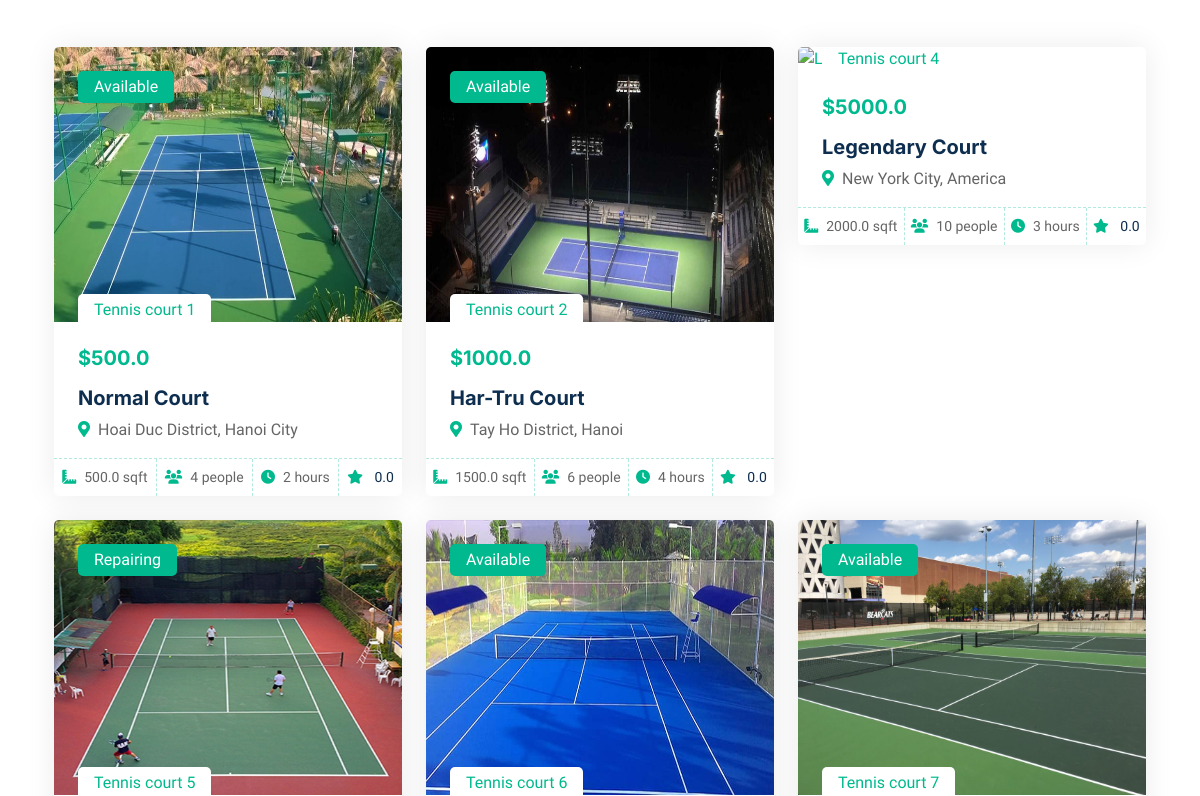
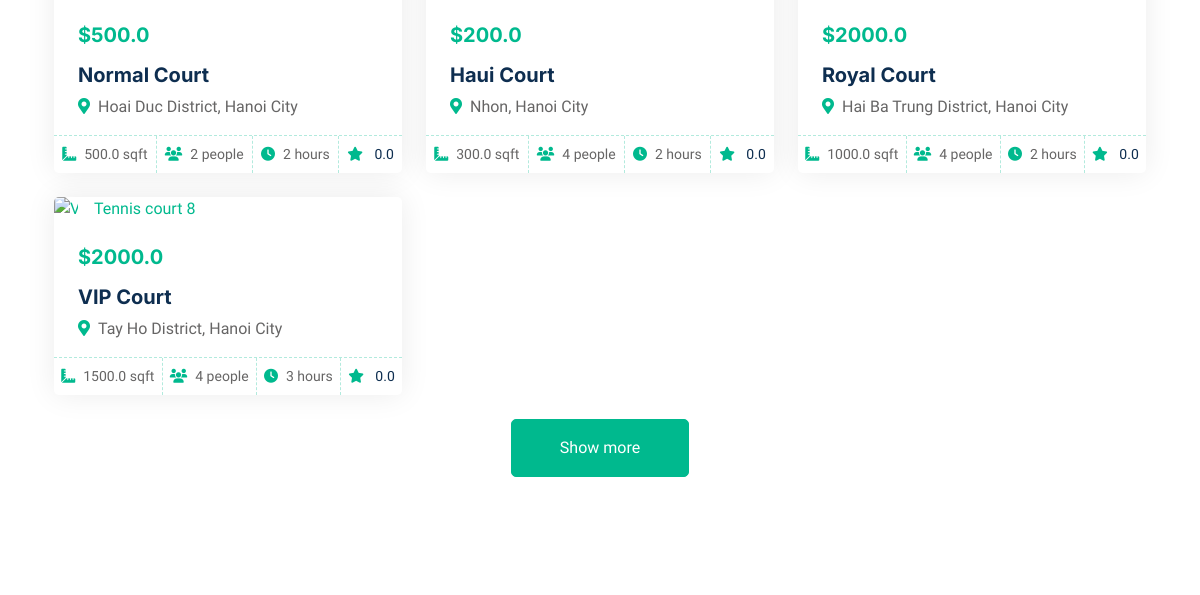
Page /property_list/ (middle part) on the earlier database version (2 pictures, top to bottom).
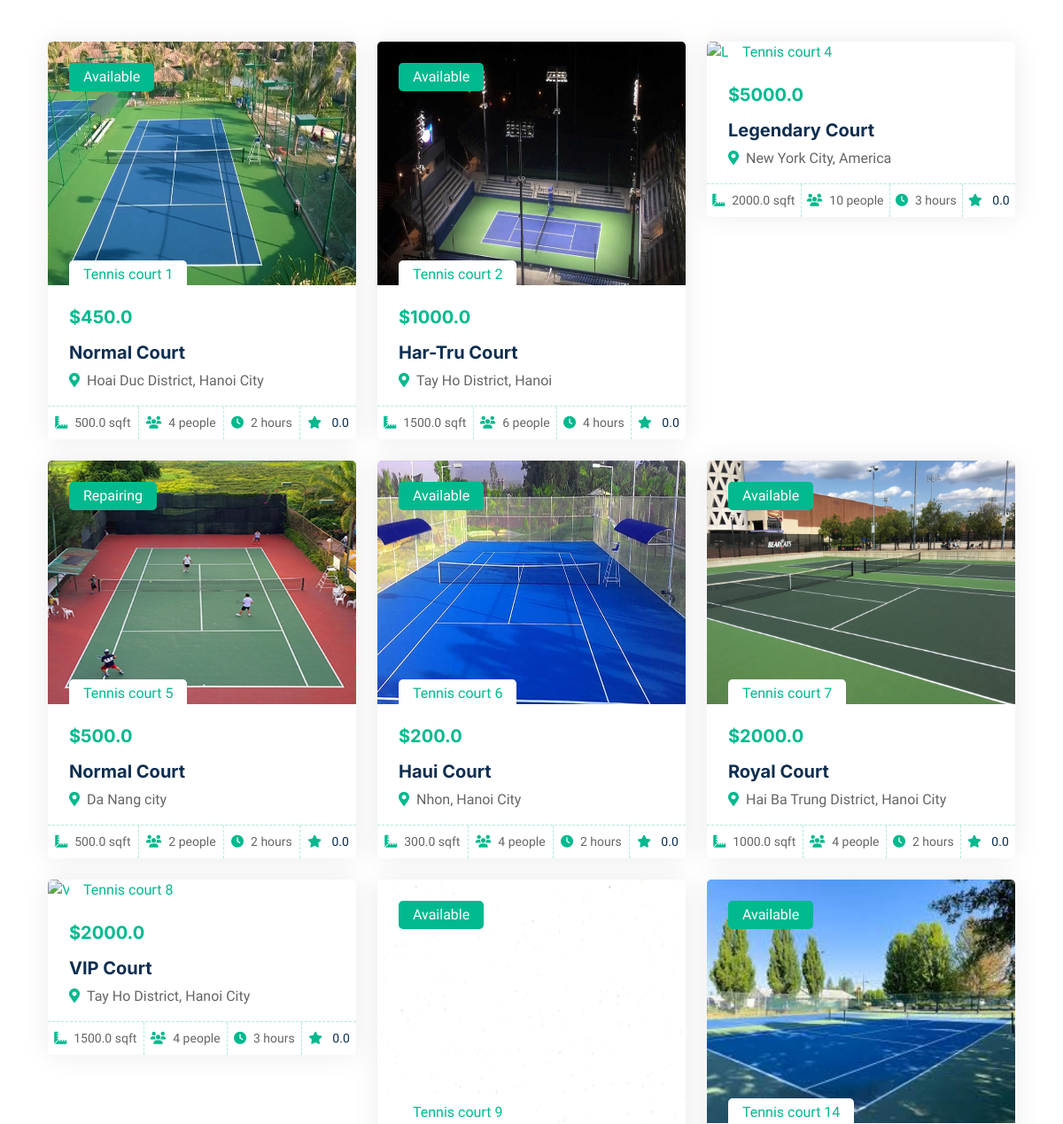
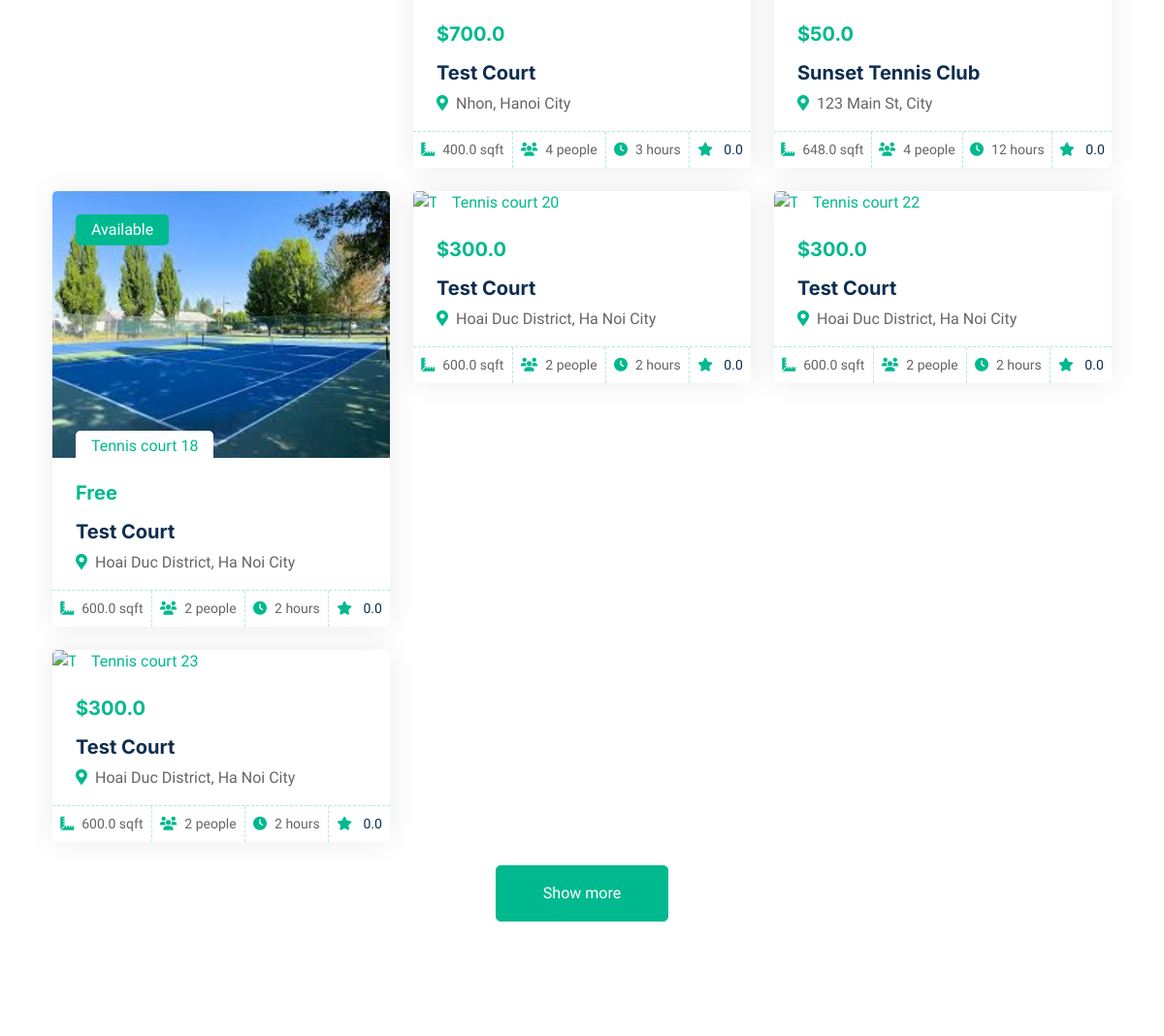
Same page on the later database version (2 pictures, top to bottom).
### home/models.py (models this page shows, shortened)
class Tennis(models.Model):
    STATUS_CHOICES = [
        ('Available', 'Available'),
        ('Repairing', 'Repairing'),
    ]
    name = models.CharField(max_length=255, null=True)
    price = models.FloatField()
    squared = models.FloatField()
    limit = models.IntegerField()
    court_address = models.CharField(max_length=255, null=True)
    status = models.CharField(max_length=10, choices=STATUS_CHOICES, default='Available')
    image = models.ImageField(null=True, blank=True)
    hours = models.IntegerField()
    brief = models.CharField(max_length=100000, null=True)
    playTime = models.CharField(max_length=255, null=True, blank=True)
    booked_times = models.JSONField(default=list)
    dateTime = models.DateField(null=True, blank=True)
    @property
    def ImageURL(self):
        try:
            url = self.image.url
        except:
            url = ''
        return url
    def average_rating(self):
        reviews = self.reviews.all()
        if reviews:
            return round(sum([review.rating for review in reviews]) / len(reviews), 1)
        return 0

### home/views.py (the view)
# urls.py: path('property_list/', views.property_list, name="property_list"),
def property_list(request):
    tennis_courts = Tennis.objects.all()
    for court in tennis_courts:
        court.playTime_list = court.playTime.split(', ') if court.playTime else []
    return render(request, 'apps/property-list.html', {'tennis_courts': tennis_courts})

### home/models.py (called while the page is built)
    @classmethod
    def record_view(cls, page_url, page_name=None):
        page, created = cls.objects.get_or_create(
            page_url=page_url,
            defaults={'page_name': page_name, 'view_count': 0}
        )
        page.view_count += 1
        if page_name and not page.page_name:
            page.page_name = page_name
        page.save()
        return page

### home/templates/apps/property-list.html (shortened to what this page needs)
{% extends 'apps/master.html' %} {% load static %}  {% block list %}
<div class="container-xxl py-5">
    <div class="container">
        <div class="row g-0 gx-5 align-items-end">
            <div class="col-lg-6">
            </div>
            <div class="col-lg-6 text-start text-lg-end wow slideInRight" data-wow-delay="0.1s">
            </div>
        </div>
        <div class="tab-content">
            <div id="tab-1" class="tab-pane fade show p-0 active">
                <div class="row g-4" id="tennis-court-container">
                    {% for court in tennis_courts %}
                    <div class="col-lg-4 col-md-6 wow fadeInUp tennis-court-item" data-wow-delay="0.1s" data-status="{{ court.status }}">
                        <div class="property-item rounded overflow-hidden">
                            <div class="position-relative overflow-hidden">
                                <a href=""><img style="height:275px; width: 100%;" class="img-fluid" src="{{ court.ImageURL }}" alt="{{ court.name }}"></a>
                                <div class="bg-primary rounded text-white position-absolute start-0 top-0 m-4 py-1 px-3">{{ court.status }}</div>
                                <div class="bg-white rounded-top text-primary position-absolute start-0 bottom-0 mx-4 pt-1 px-3">Tennis court {{ court.id }}</div>
                            </div>
                            <div class="p-4 pb-0">
                                <h5 class="text-primary mb-3">{% if court.price == 0 %}Free{% else %}${{ court.price }}{% endif %}</h5>
                                <a class="d-block h5 mb-2" href="{% url 'detail' %}?id={{ court.id }}">{{ court.name }}</a>
                                <p><i class="fa fa-map-marker-alt text-primary me-2 "></i>{{ court.court_address }}</p>
                            </div>
                            <div class="d-flex border-top ">
                                <small class="flex-fill text-center border-end py-2 "><i class="fa fa-ruler-combined text-primary me-2 "></i>{{ court.squared }} sqft</small>
                                <small class="flex-fill text-center border-end py-2 "><i class="fa-solid fa-users text-primary me-2 "></i>{{ court.limit }} people</small>
                                <small class="flex-fill text-center border-end py-2"><i class="fa-solid fa-clock text-primary me-2 "></i>{{ court.hours }} hours</small>
                                <small class="flex-fill text-center py-2">
                                    <i class="fa-solid fa-star text-primary me-2"></i>
                                    <a href="{% url 'rating' court.id %}" class="text-decoration-none text-dark">
                                        {{ court.average_rating|floatformat:1 }}
                                    </a>
                                </small>
                            </div>
                        </div>
                    </div>
                    {% endfor %}
                </div>
                <div>
                    <div class="col-12 text-center wow fadeInUp" data-wow-delay="0.1s">
                        <br>
                        <button id="load-more" class="btn btn-primary py-3 px-5">Show more</button>
                        <br><br>
                    </div>
                </div>
            </div>
        </div>
    </div>
</div>
{% include 'apps/hire.html' %} {% endblock %}

Differences in the rows shown:
changed Tennis "Hoai Duc District, Hanoi City": price "500.0" → "450.0"
changed Tennis "Repairing": court_address "Hoai Duc District, Hanoi City" → "Da Nang city"
added Tennis: ImageURL (picture), status "Available", id "9", price "700.0", name "Test Court", court_address "Nhon, Hanoi City", squared "400.0", limit "4", hours "3", average_rating "0.0"
added Tennis: ImageURL (picture), status "Available", id "14", price "50.0", name "Sunset Tennis Club", court_address "123 Main St, City", squared "648.0", limit "4", hours "12", average_rating "0.0"
added Tennis: ImageURL (picture), status "Available", id "18", price "Free", name "Test Court", court_address "Hoai Duc District, Ha Noi City", squared "600.0", limit "2", hours "2", average_rating "0.0"
added Tennis: id "20", price "300.0", name "Test Court", court_address "Hoai Duc District, Ha Noi City", squared "600.0", limit "2", hours "2", average_rating "0.0"
added Tennis: id "22", price "300.0", name "Test Court", court_address "Hoai Duc District, Ha Noi City", squared "600.0", limit "2", hours "2", average_rating "0.0"
added Tennis: id "23", price "300.0", name "Test Court", court_address "Hoai Duc District, Ha Noi City", squared "600.0", limit "2", hours "2", average_rating "0.0"
